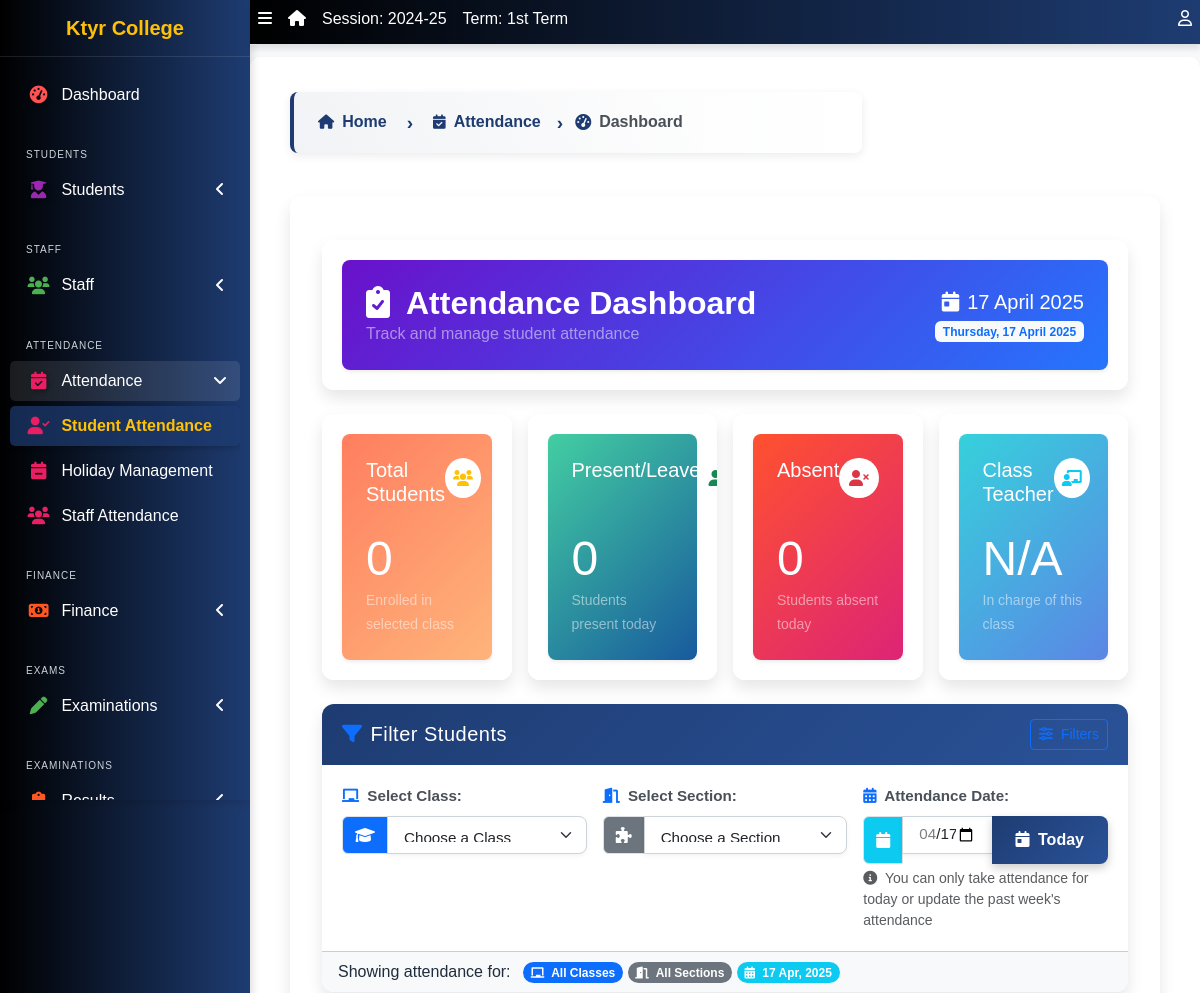
/attendance/attendance_list/ (upper part), run on an earlier commit of the app's database.
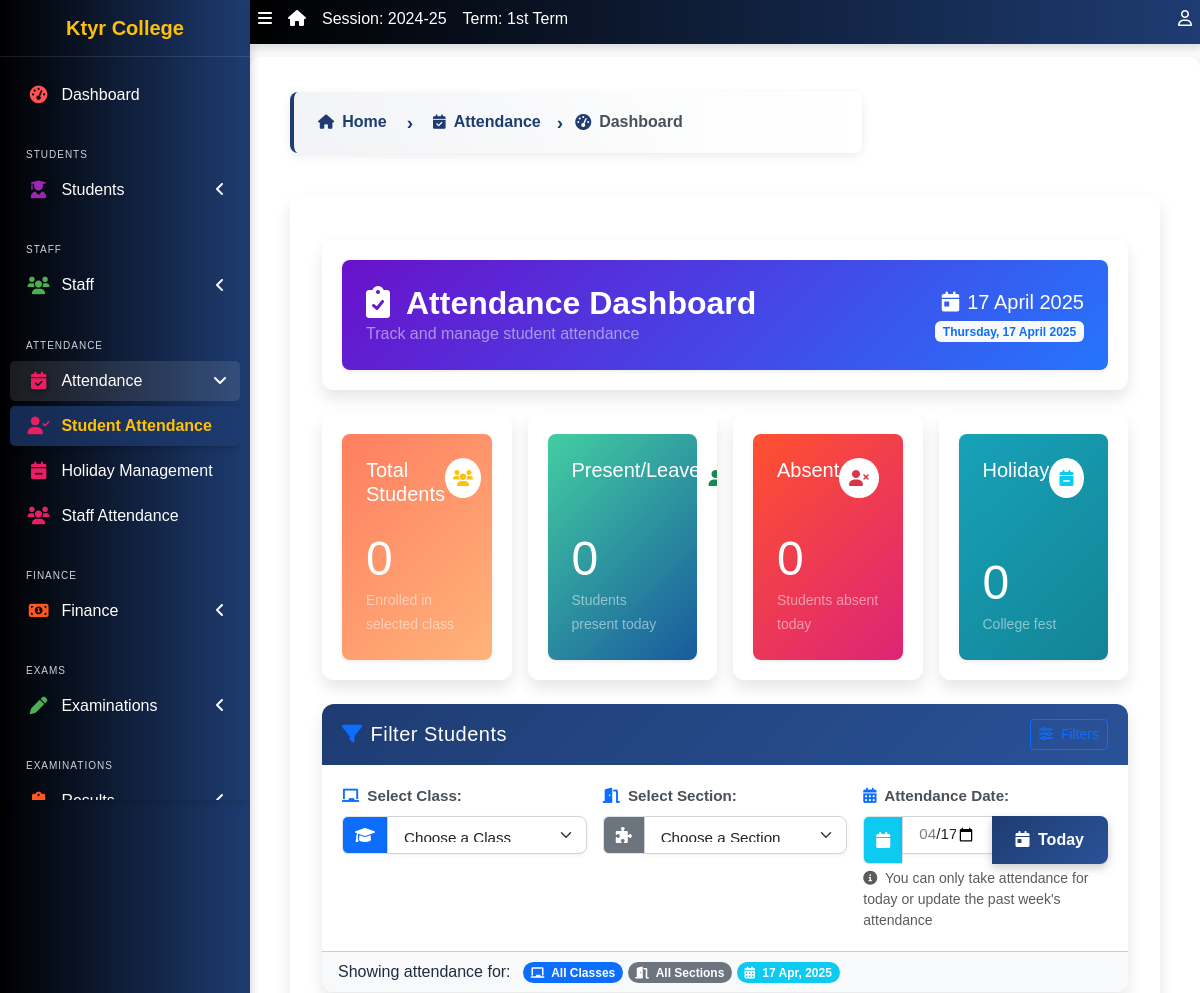
And on a later commit of the database.
### apps/attendance/models.py (models this page shows, shortened)
class Holiday(models.Model):
    date = models.DateField(unique=True)
    name = models.CharField(max_length=100)
    description = models.TextField(blank=True, null=True)

### apps/attendance/views.py (the view, shortened to what this page needs)
# urls.py: path('attendance_list/', attendance_list, name='attendance_list'),
def attendance_list(request):
    classes = StudentClass.objects.all()
    selected_class_id = request.GET.get('class_id')
    selected_section = request.GET.get('section', '')
    attendance_date_str = request.GET.get('attendance_date')
    today = timezone.now().date()
    one_week_ago = today - datetime.timedelta(days=7)
    if attendance_date_str:
        try:
            attendance_date = datetime.datetime.strptime(attendance_date_str, '%Y-%m-%d').date()
            if attendance_date > today:
                attendance_date = today
            elif attendance_date < one_week_ago:
                attendance_date = one_week_ago
        except ValueError:
            attendance_date = today
    else:
        attendance_date = today
    students = []
    selected_class_name = None
    sections = []
    weekly_attendance = []
    is_sunday = attendance_date.weekday() == 6  # 6 represents Sunday
    holiday = None
    try:
        holiday = Holiday.objects.filter(date=attendance_date).first()
    except Exception:
        pass
    attendance_query = Attendance.objects.filter(date=attendance_date)
    if selected_class_id:
        attendance_query = attendance_query.filter(student__current_class_id=selected_class_id)
        if selected_section:
            attendance_query = attendance_query.filter(student__section=selected_section)
    present_leave = attendance_query.filter(status__in=["Present", "Leave"]).count()
    absent = attendance_query.filter(status="Absent").count()
    holiday_count = attendance_query.filter(status__in=["Holiday", "Sunday"]).count()
    class_teacher = None
    if selected_class_id:
        class_teacher = "Class Teacher"  # Replace with actual teacher name if available
    context = {
        "classes": classes,
        "sections": sections,
        "students": students,
        "selected_class_id": selected_class_id,
        "selected_class_name": selected_class_name,
        "selected_section": selected_section,
        "attendance_date": attendance_date,
        "present_leave": present_leave,
        "absent": absent,
        "holiday_count": holiday_count,
        "class_teacher": class_teacher,
        "weekly_attendance": weekly_attendance,
        "today": today,
        "one_week_ago": one_week_ago,
        "is_sunday": is_sunday,
        "holiday": holiday,
    }
    return render(request, 'attendance/attendance_list.html', context)

### apps/corecode/context_processors.py (called while the page is built)
def site_defaults(request):
    current_session = AcademicSession.objects.get(current=True)
    current_term = AcademicTerm.objects.get(current=True)
    vals = SiteConfig.objects.all()
    contexts = {
        "current_session": current_session.name,
        "current_term": current_term.name,
    }
    for val in vals:
        contexts[val.key] = val.value
    return contexts

def global_college_profile(request):
    try:
        profile = CollegeProfileModel.objects.first()
    except CollegeProfileModel.DoesNotExist:
        profile = None
    return {'profile': profile}

### apps/attendance/templates/attendance/attendance_list.html (shortened to what the changed rows need)
{% extends 'base.html' %}
{% block content %}
<div class="container mt-4">
  <div class="card border-0 mb-4">
    <div class="card-body p-0">
      <div class="p-4 rounded-3 shadow-sm" style="background: linear-gradient(135deg, #6a11cb 0%, #2575fc 100%); color: white;">
        <div class="d-flex justify-content-between align-items-center">
          <div>
            <h2 class="fw-bold mb-0"><i class="fas fa-clipboard-check me-3"></i>Attendance Dashboard</h2>
          </div>
        </div>
      </div>
    </div>
  </div>
  <div class="row g-3 mb-4">
    <div class="col-md-3">
      <div class="card border-0 h-100">
        <div class="card-body p-0">
          {% if is_sunday %}
          <div class="p-4 rounded-3 shadow-sm h-100 d-flex flex-column justify-content-between" style="background: linear-gradient(135deg, #6c757d 0%, #495057 100%); color: white;">
            <div class="d-flex justify-content-between">
              <h5 class="mb-0">Sunday</h5>
              <div class="rounded-circle bg-white p-2 d-flex align-items-center justify-content-center" style="width: 40px; height: 40px;">
                <i class="fas fa-calendar-day text-secondary"></i>
              </div>
            </div>
            <div>
              <p class="display-5 mb-0">{{ holiday_count|default:'0' }}</p>
              <small class="text-white-50">Weekend holiday</small>
            </div>
          </div>
          {% elif holiday %}
          <div class="p-4 rounded-3 shadow-sm h-100 d-flex flex-column justify-content-between" style="background: linear-gradient(135deg, #17a2b8 0%, #138496 100%); color: white;">
            <div class="d-flex justify-content-between">
              <h5 class="mb-0">Holiday</h5>
              <div class="rounded-circle bg-white p-2 d-flex align-items-center justify-content-center" style="width: 40px; height: 40px;">
                <i class="fas fa-calendar-minus text-info"></i>
              </div>
            </div>
            <div>
              <p class="display-5 mb-0">{{ holiday_count|default:'0' }}</p>
              <small class="text-white-50">{{ holiday.name }}</small>
            </div>
          </div>
          {% else %}
          <div class="p-4 rounded-3 shadow-sm h-100 d-flex flex-column justify-content-between" style="background: linear-gradient(135deg, #36d1dc 0%, #5b86e5 100%); color: white;">
            <div class="d-flex justify-content-between">
              <h5 class="mb-0">Class Teacher</h5>
              <div class="rounded-circle bg-white p-2 d-flex align-items-center justify-content-center" style="width: 40px; height: 40px;">
                <i class="fas fa-chalkboard-teacher text-info"></i>
              </div>
            </div>
            <div>
              <p class="display-5 mb-0">{{ class_teacher|default:'N/A' }}</p>
              <small class="text-white-50">In charge of this class</small>
            </div>
          </div>
          {% endif %}
        </div>
      </div>
    </div>
  </div>
</div>
{% endblock content %}

What changed in the data, as far as the page shows it:
added Holiday: name "College fest"
Also different on the page:
{{ holiday_count|default:'0' }}: (not shown) → "0"
{{ class_teacher|default:'N/A' }}: "N/A" → (not shown)
text no longer shown: "Class Teacher In charge of this class"
text now shown: "Holiday"
